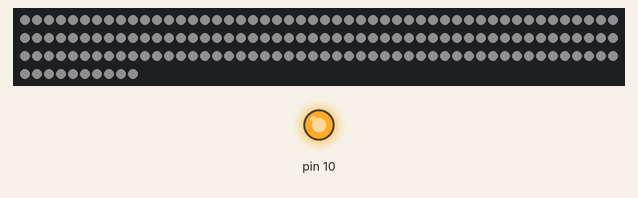
This sketch was run on a simulated Arduino Uno, built with avr-gcc and run on an emulated ATmega328P. Shown: 160 RGB LEDs in strip order, left to right, continuing on the next row, output pins drawn as LEDs (lit = HIGH). Wiring (inferred from the names in the program): LPD8806 LEDs: SPI. Dim RGB values are drawn brighter than linear.

Above: at 0.47 s.
At 38.67 s:
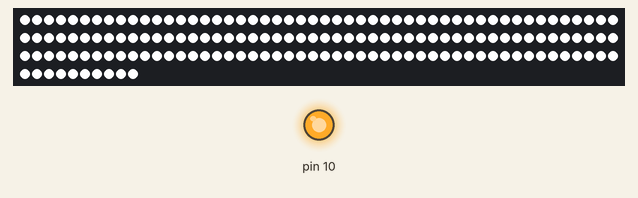

The sketch:

MiniFade.ino
```cpp
#include <SPI.h>

#define LPD8806_LATCH (0)

const byte stripLength = 160;
const byte fadeDelay = 20; // Time in milliseconds
const byte brightness[] = {1, 3, 7, 15, 31, 63, 127, 63, 31, 15, 7, 3};

void setup() {
  // Start SPI communication
  SPI.begin();
  SPI.setBitOrder(MSBFIRST);
  SPI.setDataMode(SPI_MODE0);
  SPI.setClockDivider(SPI_CLOCK_DIV2);
}

void loop() {
  for (byte level = 0; level < sizeof(brightness); ++level) {
    for (byte pos = stripLength; pos-- > 0;)
      for (byte repeats = 3; repeats-- > 0;)
        // Write 3x for red, green, and blue values
        SPI.transfer(0x80 | brightness[level]);
    SPI.transfer(LPD8806_LATCH);
    delay(fadeDelay);
  }
}
```
